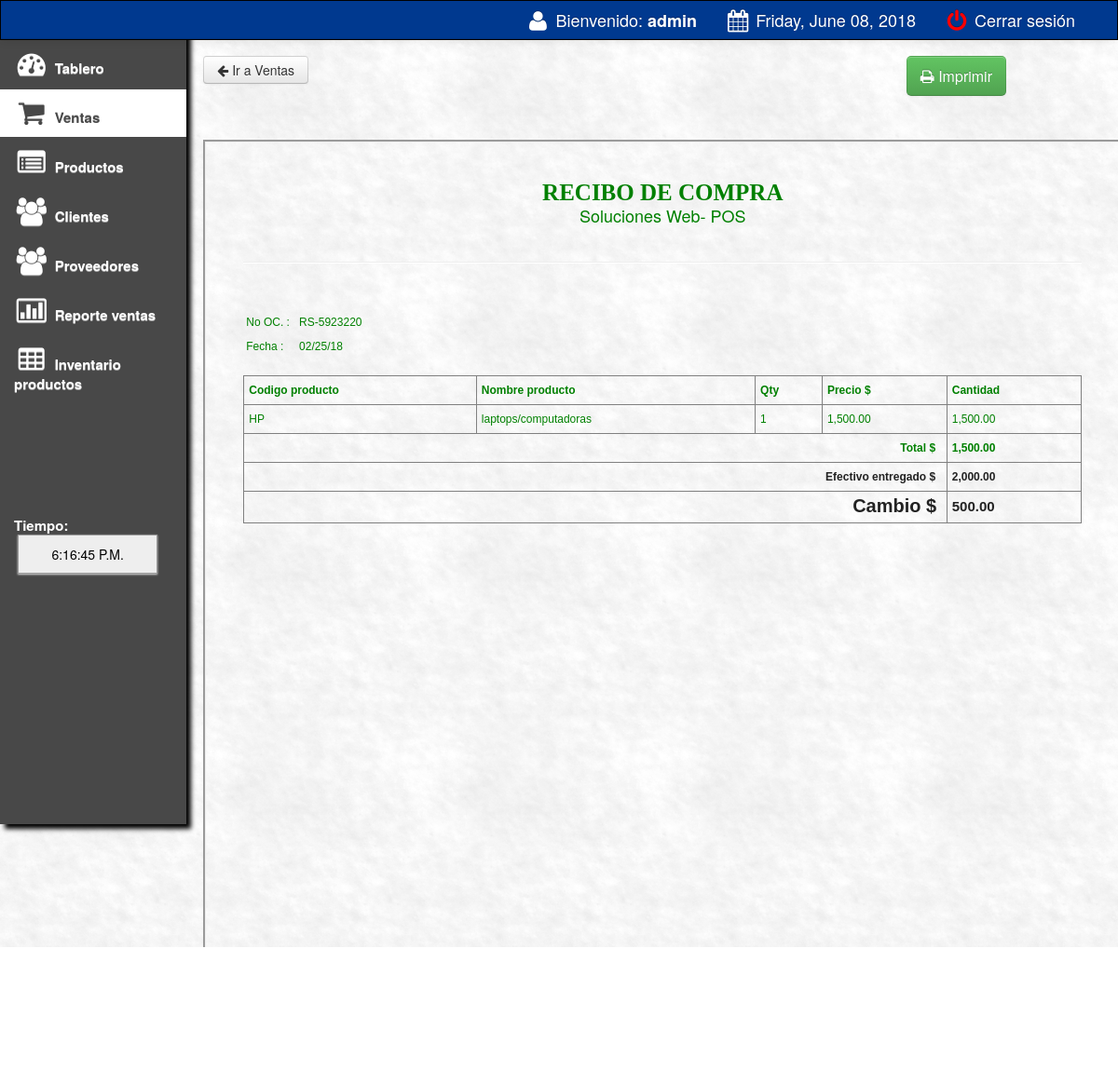
/main/preview.php?invoice=RS-5923220 (signed in), run on the app's committed database.
### tables this page shows
CREATE TABLE `sales` (
  `transaction_id` int(11) NOT NULL,
  `invoice_number` varchar(100) NOT NULL,
  `cashier` varchar(100) NOT NULL,
  `date` varchar(100) NOT NULL,
  `type` varchar(100) NOT NULL,
  `amount` varchar(100) NOT NULL,
  `profit` varchar(100) NOT NULL,
  `due_date` varchar(100) NOT NULL,
  `name` varchar(100) NOT NULL,
  `balance` varchar(100) NOT NULL
);

CREATE TABLE `sales_order` (
  `transaction_id` int(11) NOT NULL,
  `invoice` varchar(100) NOT NULL,
  `product` varchar(100) NOT NULL,
  `qty` varchar(100) NOT NULL,
  `amount` varchar(100) NOT NULL,
  `profit` varchar(100) NOT NULL,
  `product_code` varchar(150) NOT NULL,
  `gen_name` varchar(200) NOT NULL,
  `name` varchar(200) NOT NULL,
  `price` varchar(100) NOT NULL,
  `discount` varchar(100) NOT NULL,
  `date` varchar(500) NOT NULL
);

### main/preview.php (the view, shortened to what this page needs)
<!DOCTYPE html>
<html>
<head>
 <link href="css/bootstrap.css" rel="stylesheet">
    <link rel="stylesheet" type="text/css" href="css/DT_bootstrap.css">
  <link rel="stylesheet" href="css/font-awesome.min.css">
    <link href="css/bootstrap-responsive.css" rel="stylesheet">
<link href="../style.css" media="screen" rel="stylesheet" type="text/css" />
<link href="src/facebox.css" media="screen" rel="stylesheet" type="text/css" />
<?php
$invoice=$_GET['invoice'];
include('../connect.php');
$result = $db->prepare("SELECT * FROM sales WHERE invoice_number= :userid");
$result->bindParam(':userid', $invoice);
$result->execute();
for($i=0; $row = $result->fetch(); $i++){
$invoice=$row['invoice_number'];
$date=$row['date'];
$cash=$row['due_date'];
$pt=$row['type'];
$am=$row['amount'];
if($pt=='cash'){
$cash=$row['due_date'];
$amount=$cash-$am;
}
}
?>
<?php
function createRandomPassword() {
	$chars = "003232303232023232023456789";
	$i = 0;
	$pass = '' ;
	while ($i <= 7) {
		$num = rand() % 33;
		$tmp = substr($chars, $num, 1);
		$pass = $pass . $tmp;
		$i++;
	}
	return $pass;
}
$finalcode='RS-'.createRandomPassword();
?>
<body>
<?php include('navfixed.php');?>
	<div class="container-fluid">
      <div class="row-fluid">
	<div class="span2">
             <div class="well sidebar-nav">
                 <ul class="nav nav-list">
              <li><a href="index.php"><i class="icon-dashboard icon-2x"></i> Tablero </a></li>
			<li class="active"><a href="sales.php?id=cash&invoice"><i class="icon-shopping-cart icon-2x"></i> Ventas</a>  </li>
			<li><a href="products.php"><i class="icon-list-alt icon-2x"></i> Productos</a>                                     </li>
			<li><a href="customer.php"><i class="icon-group icon-2x"></i> Clientes</a>                                    </li>
			<li><a href="supplier.php"><i class="icon-group icon-2x"></i> Proveedores</a>                                    </li>
			<li><a href="salesreport.php?d1=0&d2=0"><i class="icon-bar-chart icon-2x"></i> Reporte ventas</a>                </li>
			<li><a href="sales_inventory.php"><i class="icon-table icon-2x"></i> Inventario productos</a>                </li>
				<br><br><br><br><br><br>
			<li>
			 <div class="hero-unit-clock">
			<form name="clock">
			<font color="white">Tiempo: <br></font>&nbsp;<input style="width:150px;" type="submit" class="trans" name="face" value="">
			</form>
			  </div>
			</li>
				</ul>
          </div>
        </div>
	<div class="span10">
	<a href="sales.php?id=cash&invoice=<?php echo $finalcode ?>"><button class="btn btn-default"><i class="icon-arrow-left"></i> Ir a Ventas</button></a>
<div class="pull-right" style="margin-right:100px;">
		<a href="javascript:Clickheretoprint()" style="font-size:20px;"><button class="btn btn-success btn-large"><i class="icon-print"></i> Imprimir</button></a>
		</div><br/><br/><br/><br/>
<div class="content" id="content">
<div style="margin: 0 auto; padding: 40px; width: 900px; height: 900px; font-weight: normal; border-style: groove;">
	<div style="width: 100%; height: 190px;" >
	<div style="width: 900px; float: left;">
	<center><div style="font:bold 25px 'Aleo';">RECIBO DE COMPRA</div>
	Soluciones Web- POS<br>
	<br><hr>
	</center>
	</div><br/><br/><br/><br/><br/><br/><br/>
	<div style="width: 136px; float: left; height: 70px;">
	<table cellpadding="3" cellspacing="0" style="font-family: arial; font-size: 12px;text-align:left;width : 100%;">
		<tr>
			<td>No OC. :</td>
			<td><?php echo $invoice ?></td>
		</tr>
		<tr>
			<td>Fecha :</td>
			<td><?php echo $date ?></td>
		</tr>
	</table>
	</div>
	</div>
	<div style="width: 100%; margin-top:-70px;">
	<table border="1" cellpadding="5" cellspacing="0" style="font-family: arial; font-size: 12px;	text-align:left;" width="100%">
		<thead>
			<tr>
				<th width="0"> Codigo producto </th>
				<th> Nombre producto </th>
				<th> Qty </th>
				<th> Precio $ </th>
				<th> Cantidad </th>
			</tr>
		</thead>
		<tbody>
				<?php
					$id=$_GET['invoice'];
					$result = $db->prepare("SELECT * FROM sales_order WHERE invoice= :userid");
					$result->bindParam(':userid', $id);
					$result->execute();
					for($i=0; $row = $result->fetch(); $i++){
				?>
				<tr class="record">
				<td><?php echo $row['product_code']; ?></td>
				<td><?php echo $row['name']; ?></td>
				<td><?php echo $row['qty']; ?></td>
				<td>
				<?php
				$ppp=$row['price'];
				echo formatMoney($ppp, true);
				?>
				</td>
				<td>
				<?php
				$dfdf=$row['amount'];
				echo formatMoney($dfdf, true);
				?>
				</td>
				</tr>
				<?php
					}
				?>
				<tr>
					<td colspan="4" style=" text-align:right;"><strong style="font-size: 12px;">Total $ &nbsp;</strong></td>
					<td colspan="4"><strong style="font-size: 12px;">
					<?php
					$sdsd=$_GET['invoice'];
					$resultas = $db->prepare("SELECT sum(amount) FROM sales_order WHERE invoice= :a");
					$resultas->bindParam(':a', $sdsd);
					$resultas->execute();
					for($i=0; $rowas = $resultas->fetch(); $i++){
					$fgfg=$rowas['sum(amount)'];
					echo formatMoney($fgfg, true);
					}
					?>
					</strong></td>
				</tr>
				<?php if($pt=='cash'){
				?>
				<tr>
					<td colspan="4" style=" text-align:right;"><strong style="font-size: 12px; color: #222222;">Efectivo entregado $
&nbsp;</strong></td>
					<td colspan="4"><strong style="font-size: 12px; color: #222222;">
					<?php
					echo formatMoney($cash, true);
					?>
					</strong></td>
				</tr>
				<?php
				}
				?>
				<tr>
					<td colspan="4" style=" text-align:right;"><strong style="font-size: 12px; color: #222222;">
					<font style="font-size:20px;">
					<?php
					if($pt=='cash'){
					echo 'Cambio $';
					}
					?>&nbsp;
					</strong></td>
					<td colspan="4"><strong style="font-size: 15px; color: #222222;">
					<?php
					function formatMoney($number, $fractional=false) {
						if ($fractional) {
							$number = sprintf('%.2f', $number);
						}
						while (true) {
							$replaced = preg_replace('/(-?\d+)(\d\d\d)/', '$1,$2', $number);
							if ($replaced != $number) {
								$number = $replaced;
							} else {
								break;
							}
						}
						return $number;
					}
					if($pt=='cash'){
					echo formatMoney($amount, true);
					}
					?>
					</strong></td>
				</tr>
		</tbody>
	</table>
	</div>
	</div>
	</div>
	</div>
</div>
</div>

### style.css (style rules this page uses)
input { border: 1px solid #999; background: #EEEEEE; padding: 10px; box-shadow:0 1px 2px #ddd; -moz-box-shadow:0 1px 2px #ddd; -webkit-box-shadow:0 1px 2px #ddd; }

### main/preview.php (style rules this page uses)
.sidebar-nav { padding: 9px 0; }

### data on the page
sales: invoice_number "RS-5923220", date "02/25/18", due_date "2,000.00", formatMoney($amount, true) "500.00"
sales_order: product_code "HP", name "laptops/computadoras", qty "1", price "1,500.00", amount "1,500.00"

### other printed values
$_SESSION['SESS_LAST_NAME'] "admin"
formatMoney($fgfg, true) "1,500.00"
